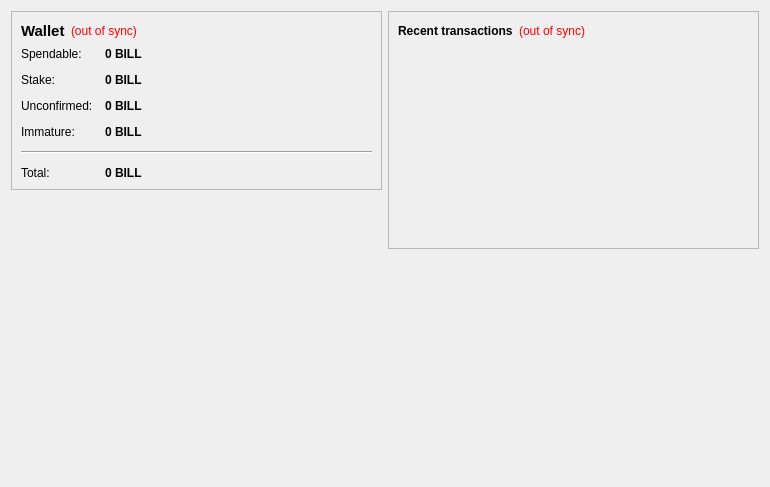
<?xml version="1.0" encoding="UTF-8"?>
<ui version="4.0">
 <class>OverviewPage</class>
 <widget class="QWidget" name="OverviewPage">
  <property name="geometry">
   <rect>
    <x>0</x>
    <y>0</y>
    <width>770</width>
    <height>487</height>
   </rect>
  </property>
  <property name="windowTitle">
   <string>Form</string>
  </property>
  <layout class="QHBoxLayout" name="horizontalLayout" stretch="1,1">
   <item>
    <layout class="QVBoxLayout" name="verticalLayout_2">
     <item>
      <widget class="QFrame" name="frame">
       <property name="frameShape">
        <enum>QFrame::StyledPanel</enum>
       </property>
       <property name="frameShadow">
        <enum>QFrame::Raised</enum>
       </property>
       <layout class="QVBoxLayout" name="verticalLayout_4">
        <item>
         <layout class="QHBoxLayout" name="horizontalLayout_4">
          <item>
           <widget class="QLabel" name="label_5">
            <property name="font">
             <font>
              <pointsize>11</pointsize>
              <weight>75</weight>
              <bold>true</bold>
             </font>
            </property>
            <property name="text">
             <string>Wallet</string>
            </property>
           </widget>
          </item>
          <item>
           <widget class="QLabel" name="labelWalletStatus">
            <property name="toolTip">
             <string>The displayed information may be out of date. Your wallet automatically synchronizes with the BillCoin network after a connection is established, but this process has not completed yet.</string>
            </property>
            <property name="styleSheet">
             <string notr="true">QLabel { color: red; }</string>
            </property>
            <property name="text">
             <string notr="true">(out of sync)</string>
            </property>
            <property name="alignment">
             <set>Qt::AlignLeading|Qt::AlignLeft|Qt::AlignVCenter</set>
            </property>
           </widget>
          </item>
          <item>
           <spacer name="horizontalSpacer_2">
            <property name="orientation">
             <enum>Qt::Horizontal</enum>
            </property>
            <property name="sizeHint" stdset="0">
             <size>
              <width>40</width>
              <height>20</height>
             </size>
            </property>
           </spacer>
          </item>
         </layout>
        </item>
        <item>
         <layout class="QFormLayout" name="formLayout_2">
          <property name="fieldGrowthPolicy">
           <enum>QFormLayout::AllNonFixedFieldsGrow</enum>
          </property>
          <property name="horizontalSpacing">
           <number>12</number>
          </property>
          <property name="verticalSpacing">
           <number>12</number>
          </property>
          <item row="0" column="0">
           <widget class="QLabel" name="label">
            <property name="text">
             <string>Spendable:</string>
            </property>
           </widget>
          </item>
          <item row="0" column="1">
           <widget class="QLabel" name="labelBalance">
            <property name="font">
             <font>
              <weight>75</weight>
              <bold>true</bold>
             </font>
            </property>
            <property name="cursor">
             <cursorShape>IBeamCursor</cursorShape>
            </property>
            <property name="toolTip">
             <string>Your current spendable balance</string>
            </property>
            <property name="text">
             <string notr="true">0 BILL</string>
            </property>
            <property name="textInteractionFlags">
             <set>Qt::LinksAccessibleByMouse|Qt::TextSelectableByKeyboard|Qt::TextSelectableByMouse</set>
            </property>
           </widget>
          </item>
          <item row="1" column="0">
           <widget class="QLabel" name="label_6">
            <property name="text">
             <string>Stake:</string>
            </property>
           </widget>
          </item>
          <item row="1" column="1">
           <widget class="QLabel" name="labelStake">
            <property name="font">
             <font>
              <weight>75</weight>
              <bold>true</bold>
             </font>
            </property>
            <property name="cursor">
             <cursorShape>IBeamCursor</cursorShape>
            </property>
            <property name="toolTip">
             <string>Total of coins that was staked, and do not yet count toward the current balance</string>
            </property>
            <property name="text">
             <string notr="true">0 BILL</string>
            </property>
            <property name="textInteractionFlags">
             <set>Qt::LinksAccessibleByMouse|Qt::TextSelectableByKeyboard|Qt::TextSelectableByMouse</set>
            </property>
           </widget>
          </item>
          <item row="2" column="0">
           <widget class="QLabel" name="label_3">
            <property name="text">
             <string>Unconfirmed:</string>
            </property>
           </widget>
          </item>
          <item row="2" column="1">
           <widget class="QLabel" name="labelUnconfirmed">
            <property name="font">
             <font>
              <weight>75</weight>
              <bold>true</bold>
             </font>
            </property>
            <property name="cursor">
             <cursorShape>IBeamCursor</cursorShape>
            </property>
            <property name="toolTip">
             <string>Total of transactions that have yet to be confirmed, and do not yet count toward the current balance</string>
            </property>
            <property name="text">
             <string notr="true">0 BILL</string>
            </property>
            <property name="textInteractionFlags">
             <set>Qt::LinksAccessibleByMouse|Qt::TextSelectableByKeyboard|Qt::TextSelectableByMouse</set>
            </property>
           </widget>
          </item>
          <item row="3" column="0">
           <widget class="QLabel" name="labelImmatureText">
            <property name="text">
             <string>Immature:</string>
            </property>
           </widget>
          </item>
          <item row="3" column="1">
           <widget class="QLabel" name="labelImmature">
            <property name="font">
             <font>
              <weight>75</weight>
              <bold>true</bold>
             </font>
            </property>
            <property name="toolTip">
             <string>Mined balance that has not yet matured</string>
            </property>
            <property name="text">
             <string notr="true">0 BILL</string>
            </property>
            <property name="textInteractionFlags">
             <set>Qt::LinksAccessibleByMouse|Qt::TextSelectableByKeyboard|Qt::TextSelectableByMouse</set>
            </property>
           </widget>
          </item>
          <item row="4" column="0" colspan="2">
           <widget class="Line" name="line">
            <property name="orientation">
             <enum>Qt::Horizontal</enum>
            </property>
           </widget>
          </item>
          <item row="5" column="0">
           <widget class="QLabel" name="labelTotalText">
            <property name="text">
             <string>Total:</string>
            </property>
           </widget>
          </item>
          <item row="5" column="1">
           <widget class="QLabel" name="labelTotal">
            <property name="font">
             <font>
              <weight>75</weight>
              <bold>true</bold>
             </font>
            </property>
            <property name="cursor">
             <cursorShape>IBeamCursor</cursorShape>
            </property>
            <property name="toolTip">
             <string>Your current total balance</string>
            </property>
            <property name="text">
             <string notr="true">0 BILL</string>
            </property>
            <property name="textInteractionFlags">
             <set>Qt::LinksAccessibleByMouse|Qt::TextSelectableByKeyboard|Qt::TextSelectableByMouse</set>
            </property>
           </widget>
          </item>
         </layout>
        </item>
       </layout>
      </widget>
     </item>
     <item>
      <spacer name="verticalSpacer">
       <property name="orientation">
        <enum>Qt::Vertical</enum>
       </property>
       <property name="sizeHint" stdset="0">
        <size>
         <width>20</width>
         <height>40</height>
        </size>
       </property>
      </spacer>
     </item>
     <item>
      <widget class="QLabel" name="label_2">
       <property name="autoFillBackground">
        <bool>true</bool>
       </property>
       <property name="text">
        <string/>
       </property>
       <property name="pixmap">
        <pixmap>:/icons/drmbg</pixmap>
       </property>
       <property name="scaledContents">
        <bool>false</bool>
       </property>
       <property name="margin">
        <number>0</number>
       </property>
      </widget>
     </item>
    </layout>
   </item>
   <item>
    <layout class="QVBoxLayout" name="verticalLayout_3">
     <item>
      <widget class="QFrame" name="frame_2">
       <property name="frameShape">
        <enum>QFrame::StyledPanel</enum>
       </property>
       <property name="frameShadow">
        <enum>QFrame::Raised</enum>
       </property>
       <layout class="QVBoxLayout" name="verticalLayout">
        <item>
         <layout class="QHBoxLayout" name="horizontalLayout_2">
          <item>
           <widget class="QLabel" name="label_4">
            <property name="text">
             <string>&lt;b&gt;Recent transactions&lt;/b&gt;</string>
            </property>
           </widget>
          </item>
          <item>
           <widget class="QLabel" name="labelTransactionsStatus">
            <property name="toolTip">
             <string>The displayed information may be out of date. Your wallet automatically synchronizes with the BillCoin network after a connection is established, but this process has not completed yet.</string>
            </property>
            <property name="styleSheet">
             <string notr="true">QLabel { color: red; }</string>
            </property>
            <property name="text">
             <string notr="true">(out of sync)</string>
            </property>
            <property name="alignment">
             <set>Qt::AlignRight|Qt::AlignTrailing|Qt::AlignVCenter</set>
            </property>
           </widget>
          </item>
          <item>
           <spacer name="horizontalSpacer">
            <property name="orientation">
             <enum>Qt::Horizontal</enum>
            </property>
            <property name="sizeHint" stdset="0">
             <size>
              <width>40</width>
              <height>20</height>
             </size>
            </property>
           </spacer>
          </item>
         </layout>
        </item>
        <item>
         <widget class="QListView" name="listTransactions">
          <property name="styleSheet">
           <string notr="true">QListView { background: transparent; }</string>
          </property>
          <property name="frameShape">
           <enum>QFrame::NoFrame</enum>
          </property>
          <property name="verticalScrollBarPolicy">
           <enum>Qt::ScrollBarAlwaysOff</enum>
          </property>
          <property name="horizontalScrollBarPolicy">
           <enum>Qt::ScrollBarAlwaysOff</enum>
          </property>
          <property name="selectionMode">
           <enum>QAbstractItemView::NoSelection</enum>
          </property>
         </widget>
        </item>
       </layout>
      </widget>
     </item>
     <item>
      <spacer name="verticalSpacer_2">
       <property name="orientation">
        <enum>Qt::Vertical</enum>
       </property>
       <property name="sizeHint" stdset="0">
        <size>
         <width>20</width>
         <height>40</height>
        </size>
       </property>
      </spacer>
     </item>
    </layout>
   </item>
  </layout>
 </widget>
 <resources>
  <include location="../bitcoin.qrc"/>
 </resources>
 <connections/>
</ui>
